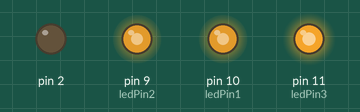
A sketch run on a simulated Arduino Uno, built with avr-gcc and run on an emulated ATmega328P. On the bench: output pins drawn as LEDs (lit = HIGH). Random numbers use the default seed unless the sketch sets one.

Above: at 0.37 s.
At 9.58 s:
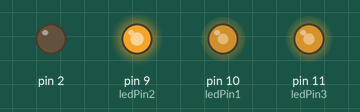
At 15.46 s:
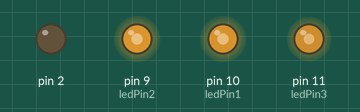
At 19.22 s:
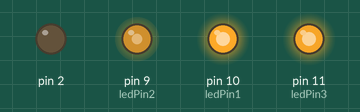
At 28.48 s:
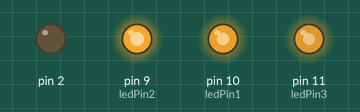
At 39.03 s:
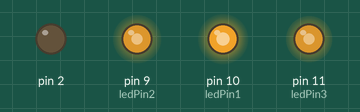
Timing chart, 0 to 40.0 s (numbered marks = the images above):
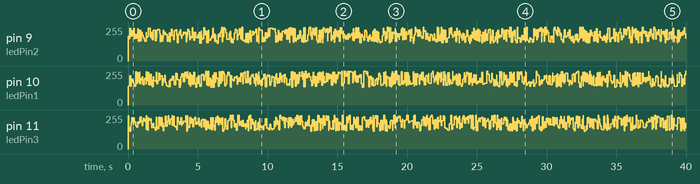

The sketch:

flickeringLED_w_blinkerLED.ino
```cpp
class Blinker
{
	// Class Member Variables
	// These are initialized at startup
	int ledPin;      // the number of the LED pin
	long OnTime;     // milliseconds of on-time
	long OffTime;    // milliseconds of off-time

	// These maintain the current state
	int ledState;             		// ledState used to set the LED
	unsigned long previousMillis;  	// will store last time LED was updated

  // Constructor - creates a Blinker
  // and initializes the member variables and state
  public:
  Blinker(int pin, long on, long off)
  {
	ledPin = pin;
	pinMode(ledPin, OUTPUT);

  //NOTE: this is NOT a type. In the original sketch I found on learn.adafruit
  // the code was:
  // OnTime = on;
	// OffTime = off;
  // But that flipped the observed effects, i.e. if on =500 and off = 1000
  // the LED would turn off for 500ms and stary on for 1000ms. So I flipped
  // how the parameters updated the variables in the code below so you don't
  // have to flip the times around in your head as you're programming new
  // Blinkers.

	OnTime = off;
	OffTime = on;

	ledState = LOW;
	previousMillis = 0;
  }

  void Update(unsigned long currentMillis)
  {
    if((ledState == HIGH) && (currentMillis - previousMillis >= OnTime))
    {
    	ledState = LOW;  // Turn it off
      previousMillis = currentMillis;  // Remember the time
      digitalWrite(ledPin, ledState);  // Update the actual LED
    }
    else if ((ledState == LOW) && (currentMillis - previousMillis >= OffTime))
    {
      ledState = HIGH;  // turn it on
      previousMillis = currentMillis;   // Remember the time
      digitalWrite(ledPin, ledState);	  // Update the actual LED
    }
  }
};

int ledPin1 = 10;
int ledPin2 = 9;
int ledPin3 = 11;
Blinker blinkLED(2,2000, 1000);

void setup()
{
  // Timer0 is already used for millis() - we'll just interrupt somewhere
  // in the middle and call the "Compare A" function below
  OCR0A = 0xAF;
  TIMSK0 |= _BV(OCIE0A);
  pinMode(ledPin1, OUTPUT);
  pinMode(ledPin2, OUTPUT);
  pinMode(ledPin3, OUTPUT);
}

// Interrupt is called once a millisecond, looks for any new GPS data, and stores it
SIGNAL(TIMER0_COMPA_vect)
{
  unsigned long currentTime = millis(); // grabs the current time from the system
                                        // clock(in milliseconds)
//  unsigned long ledCounter = 0;
//  if (ledCounter == 0){
//
//  }else if (){
//
//  }
  blinkLED.Update(currentTime);
}

void loop()
{
  analogWrite(ledPin1, random(120) + 135);
  analogWrite(ledPin2, random(120) + 135);
  analogWrite(ledPin3, random(120) + 135);
  delay(random(100));
}
```
